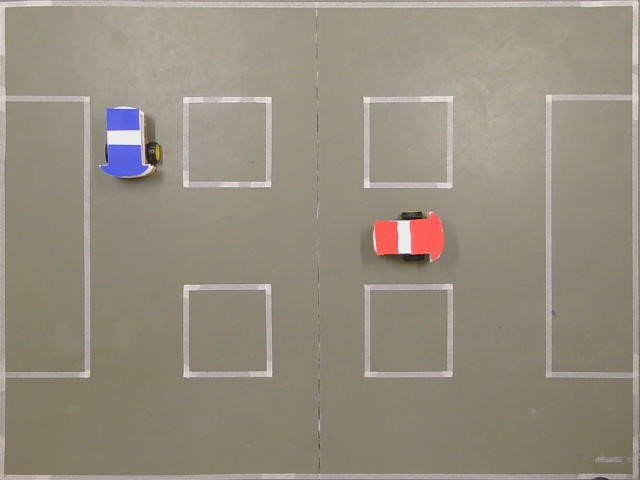
#> input picture teste321.jpg, 640 x 480 px
$ python DesenhaQuadradosFoto.py
#> lines starting #> are read from the running program, lines starting #| are printed output that depends on the picture; after the words box and inside, x2 and y2 are one past the last pixel; in counts of white or black regions, pixels touching at a corner belong together
import cv2

# Definir o tamanho dos quadrados e as letras para cada coluna
square_width = 91
square_height = 95
columns = ['A', 'B', 'C', 'D', 'E', 'F', 'G']
rows = range(1, 6)

# Função para desenhar uma grade de quadrados 7x5 na imagem e adicionar letras para identificar as colunas e números para identificar as linhas
def draw_square_grid(image):
    for i in range(len(rows)):
        for j in range(len(columns)):
            start_x = j * square_width
            start_y = i * square_height
            end_x = start_x + square_width
            end_y = start_y + square_height
            cv2.rectangle(image, (start_x, start_y), (end_x, end_y), (0, 255, 0), thickness=2)
            # Adicionar letras para identificar as colunas
            cv2.putText(image, columns[j], (start_x + 25, start_y + 60), cv2.FONT_HERSHEY_SIMPLEX, 1, (1, 1, 1), 2)
            # Adicionar números para identificar as linhas
            cv2.putText(image, str(rows[i]), (start_x + 45, start_y + 60), cv2.FONT_HERSHEY_SIMPLEX, 1, (1, 1, 1), 2)

# Carregar a imagem
image = cv2.imread('teste321.jpg')
#> image is the input picture: shape (480, 640, 3); mean B, G, R 127.9, 141.7, 149.5

# Verificar se a imagem foi carregada corretamente
if image is None:
    print("Erro ao carregar a imagem.")
    exit()

# Desenhar a grade de quadrados na imagem e adicionar letras e números
draw_square_grid(image)
#> after the loop in draw_square_grid, `for i in range(len(rows)):`:
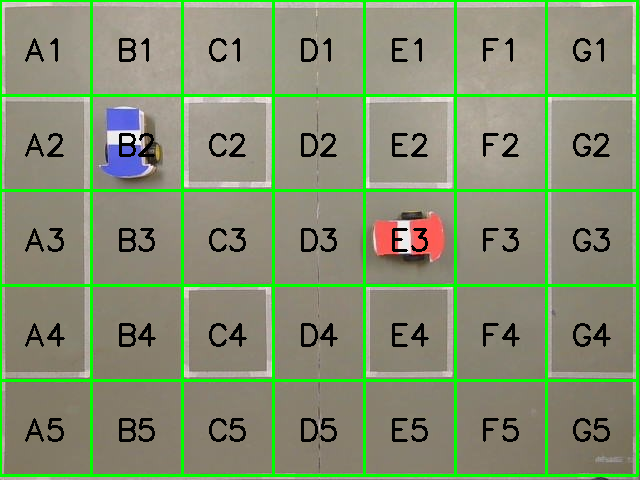
#> image: shape (480, 640, 3); 10.56% of pixels changed, all inside (x1, y1, x2, y2) = (0, 0, 639, 477)

# Exibir a imagem
cv2.imshow('Rotulamento de coordenadas', image)
cv2.waitKey(0)
cv2.destroyAllWindows()

$ run again, with teste0123.jpg copied over teste321.jpg
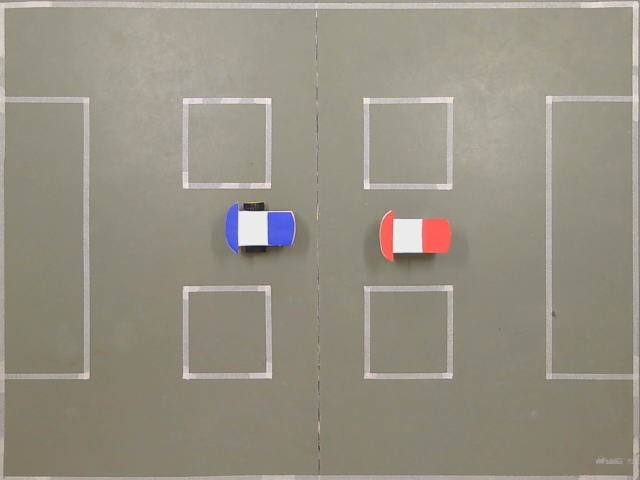
#> input picture teste0123.jpg, 640 x 480 px
#> image is the input picture: shape (480, 640, 3); mean B, G, R 131.4, 145.1, 150.3
#> after the loop in draw_square_grid, `for i in range(len(rows)):`:
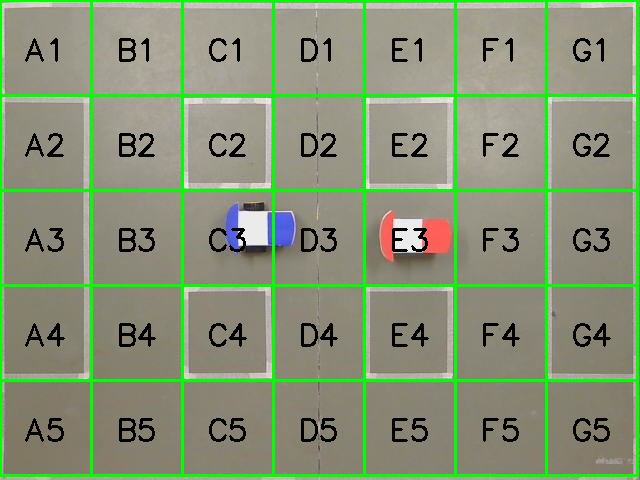
#> image: shape (480, 640, 3); 10.56% of pixels changed, all inside (x1, y1, x2, y2) = (0, 0, 639, 477)
